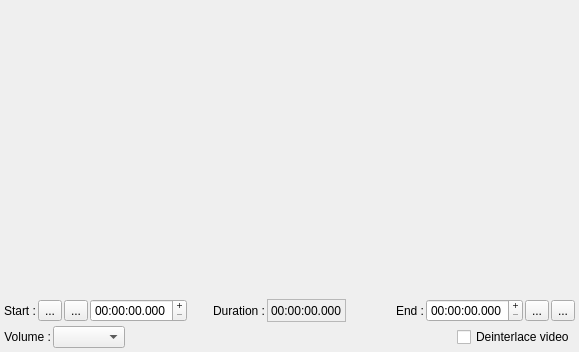
<?xml version="1.0" encoding="UTF-8"?>
<ui version="4.0">
 <class>wgt_QEditVideo</class>
 <widget class="QWidget" name="wgt_QEditVideo">
  <property name="geometry">
   <rect>
    <x>0</x>
    <y>0</y>
    <width>579</width>
    <height>352</height>
   </rect>
  </property>
  <property name="windowTitle">
   <string notr="true">EditVideoWidget</string>
  </property>
  <layout class="QVBoxLayout" name="verticalLayout">
   <property name="spacing">
    <number>4</number>
   </property>
   <property name="leftMargin">
    <number>4</number>
   </property>
   <property name="topMargin">
    <number>4</number>
   </property>
   <property name="rightMargin">
    <number>4</number>
   </property>
   <property name="bottomMargin">
    <number>4</number>
   </property>
   <item>
    <widget class="wgt_QVideoPlayer" name="VideoPlayer" native="true">
     <property name="sizePolicy">
      <sizepolicy hsizetype="Expanding" vsizetype="Expanding">
       <horstretch>0</horstretch>
       <verstretch>0</verstretch>
      </sizepolicy>
     </property>
    </widget>
   </item>
   <item>
    <layout class="QHBoxLayout" name="horizontalLayout_5">
     <property name="spacing">
      <number>2</number>
     </property>
     <property name="leftMargin">
      <number>0</number>
     </property>
     <property name="topMargin">
      <number>0</number>
     </property>
     <property name="rightMargin">
      <number>0</number>
     </property>
     <property name="bottomMargin">
      <number>0</number>
     </property>
     <item>
      <widget class="QLabel" name="label_17">
       <property name="text">
        <string>Start :</string>
       </property>
      </widget>
     </item>
     <item>
      <widget class="QToolButton" name="SeekLeftBt">
       <property name="toolTip">
        <string extracomment="Tooltip in dialog box">Move to start position</string>
       </property>
       <property name="text">
        <string notr="true">...</string>
       </property>
       <property name="icon">
        <iconset resource="../../RSCffDiaporama.qrc">
         <normaloff>:/img/player_rew.png</normaloff>:/img/player_rew.png</iconset>
       </property>
      </widget>
     </item>
     <item>
      <widget class="QToolButton" name="DefStartPosBT">
       <property name="toolTip">
        <string extracomment="Tooltip in dialog box">Use current position as start position</string>
       </property>
       <property name="text">
        <string notr="true">...</string>
       </property>
       <property name="icon">
        <iconset resource="../../RSCffDiaporama.qrc">
         <normaloff>:/img/PosStart.png</normaloff>:/img/PosStart.png</iconset>
       </property>
      </widget>
     </item>
     <item>
      <widget class="cQDateTimeEdit" name="StartPosEd">
       <property name="sizePolicy">
        <sizepolicy hsizetype="Preferred" vsizetype="Fixed">
         <horstretch>0</horstretch>
         <verstretch>0</verstretch>
        </sizepolicy>
       </property>
       <property name="toolTip">
        <string extracomment="Tooltip in dialog box">Define the start position to use</string>
       </property>
       <property name="buttonSymbols">
        <enum>QAbstractSpinBox::PlusMinus</enum>
       </property>
       <property name="specialValueText">
        <string notr="true"/>
       </property>
       <property name="displayFormat">
        <string notr="true">HH:mm:ss.zzz</string>
       </property>
      </widget>
     </item>
     <item>
      <widget class="QLabel" name="label_21">
       <property name="sizePolicy">
        <sizepolicy hsizetype="Expanding" vsizetype="Preferred">
         <horstretch>0</horstretch>
         <verstretch>0</verstretch>
        </sizepolicy>
       </property>
       <property name="text">
        <string>Duration :</string>
       </property>
       <property name="alignment">
        <set>Qt::AlignRight|Qt::AlignTrailing|Qt::AlignVCenter</set>
       </property>
      </widget>
     </item>
     <item>
      <widget class="QLabel" name="ActualDuration">
       <property name="frameShape">
        <enum>QFrame::StyledPanel</enum>
       </property>
       <property name="text">
        <string notr="true">00:00:00.000</string>
       </property>
      </widget>
     </item>
     <item>
      <widget class="QLabel" name="label_19">
       <property name="sizePolicy">
        <sizepolicy hsizetype="Expanding" vsizetype="Preferred">
         <horstretch>0</horstretch>
         <verstretch>0</verstretch>
        </sizepolicy>
       </property>
       <property name="text">
        <string>End :</string>
       </property>
       <property name="alignment">
        <set>Qt::AlignRight|Qt::AlignTrailing|Qt::AlignVCenter</set>
       </property>
      </widget>
     </item>
     <item>
      <widget class="cQDateTimeEdit" name="EndPosEd">
       <property name="sizePolicy">
        <sizepolicy hsizetype="Preferred" vsizetype="Fixed">
         <horstretch>0</horstretch>
         <verstretch>0</verstretch>
        </sizepolicy>
       </property>
       <property name="toolTip">
        <string extracomment="Tooltip in dialog box">Define the end position to use</string>
       </property>
       <property name="buttonSymbols">
        <enum>QAbstractSpinBox::PlusMinus</enum>
       </property>
       <property name="specialValueText">
        <string notr="true"/>
       </property>
       <property name="currentSection">
        <enum>QDateTimeEdit::HourSection</enum>
       </property>
       <property name="displayFormat">
        <string notr="true">HH:mm:ss.zzz</string>
       </property>
      </widget>
     </item>
     <item>
      <widget class="QToolButton" name="DefEndPosBT">
       <property name="toolTip">
        <string extracomment="Tooltip in dialog box">Use current position as end position</string>
       </property>
       <property name="text">
        <string notr="true">...</string>
       </property>
       <property name="icon">
        <iconset resource="../../RSCffDiaporama.qrc">
         <normaloff>:/img/PosEnd.png</normaloff>:/img/PosEnd.png</iconset>
       </property>
      </widget>
     </item>
     <item>
      <widget class="QToolButton" name="SeekRightBt">
       <property name="toolTip">
        <string extracomment="Tooltip in dialog box">Move to end position</string>
       </property>
       <property name="text">
        <string notr="true">...</string>
       </property>
       <property name="icon">
        <iconset resource="../../RSCffDiaporama.qrc">
         <normaloff>:/img/player_fwd.png</normaloff>:/img/player_fwd.png</iconset>
       </property>
      </widget>
     </item>
    </layout>
   </item>
   <item>
    <layout class="QHBoxLayout" name="horizontalLayout_3">
     <property name="spacing">
      <number>2</number>
     </property>
     <property name="leftMargin">
      <number>0</number>
     </property>
     <property name="topMargin">
      <number>0</number>
     </property>
     <property name="rightMargin">
      <number>0</number>
     </property>
     <property name="bottomMargin">
      <number>0</number>
     </property>
     <item>
      <widget class="QLabel" name="label_22">
       <property name="sizePolicy">
        <sizepolicy hsizetype="Preferred" vsizetype="Preferred">
         <horstretch>0</horstretch>
         <verstretch>0</verstretch>
        </sizepolicy>
       </property>
       <property name="text">
        <string>Volume :</string>
       </property>
       <property name="alignment">
        <set>Qt::AlignRight|Qt::AlignTrailing|Qt::AlignVCenter</set>
       </property>
      </widget>
     </item>
     <item>
      <widget class="QComboBox" name="VolumeReductionFactorCB">
       <property name="sizePolicy">
        <sizepolicy hsizetype="Preferred" vsizetype="Fixed">
         <horstretch>0</horstretch>
         <verstretch>0</verstretch>
        </sizepolicy>
       </property>
       <property name="toolTip">
        <string>Select the &quot; Master Volume &quot; for the movie</string>
       </property>
       <property name="currentIndex">
        <number>-1</number>
       </property>
      </widget>
     </item>
     <item>
      <spacer name="horizontalSpacer_3">
       <property name="orientation">
        <enum>Qt::Horizontal</enum>
       </property>
       <property name="sizeHint" stdset="0">
        <size>
         <width>40</width>
         <height>20</height>
        </size>
       </property>
      </spacer>
     </item>
     <item>
      <widget class="QCheckBox" name="DeinterlaceBt">
       <property name="toolTip">
        <string>Allows you to activate the deinterlace filter</string>
       </property>
       <property name="text">
        <string>Deinterlace video</string>
       </property>
      </widget>
     </item>
    </layout>
   </item>
  </layout>
 </widget>
 <customwidgets>
  <customwidget>
   <class>wgt_QVideoPlayer</class>
   <extends>QWidget</extends>
   <header>wgt_QVideoPlayer/wgt_QVideoPlayer.h</header>
   <container>1</container>
  </customwidget>
  <customwidget>
   <class>cQDateTimeEdit</class>
   <extends>QDateTimeEdit</extends>
   <header>CustomCtrl/cQDateTimeEdit.h</header>
  </customwidget>
 </customwidgets>
 <resources>
  <include location="../../RSCffDiaporama.qrc"/>
 </resources>
 <connections/>
</ui>
